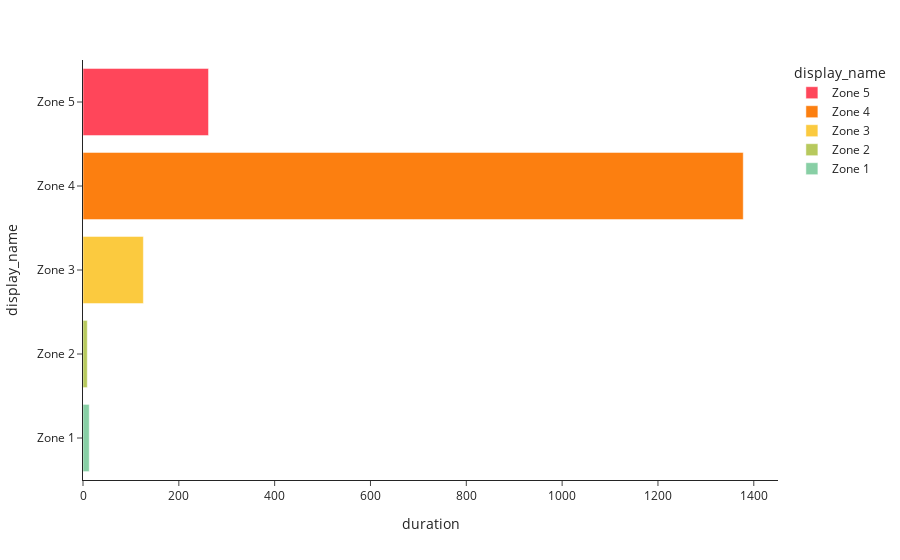

Here is the notebook cell this chart was saved with:
### Code cell
fig2 = px.bar(df.sort_index(ascending=False), x='duration', y='display_name', color='display_name', color_discrete_map=color_map, template='simple_white')
fig2.show()

### Figure 1 — Plotly figure (JSON) as saved in the notebook; plotly's stock layout.template omitted (floating-point values rounded to 4 significant figures)
{"data": [{"alignmentgroup": "True", "hovertemplate": "display_name=%{y}<br>duration=%{x}<extra></extra>", "legendgroup": "Zone 5", "marker": {"color": "#ff465a", "pattern": {"shape": ""}}, "name": "Zone 5", "offsetgroup": "Zone 5", "orientation": "h", "showlegend": true, "textposition": "auto", "type": "bar", "x": [262], "xaxis": "x", "y": ["Zone 5"], "yaxis": "y"}, {"alignmentgroup": "True", "hovertemplate": "display_name=%{y}<br>duration=%{x}<extra></extra>", "legendgroup": "Zone 4", "marker": {"color": "#fc7f10", "pattern": {"shape": ""}}, "name": "Zone 4", "offsetgroup": "Zone 4", "orientation": "h", "showlegend": true, "textposition": "auto", "type": "bar", "x": [1378], "xaxis": "x", "y": ["Zone 4"], "yaxis": "y"}, {"alignmentgroup": "True", "hovertemplate": "display_name=%{y}<br>duration=%{x}<extra></extra>", "legendgroup": "Zone 3", "marker": {"color": "#fbca3f", "pattern": {"shape": ""}}, "name": "Zone 3", "offsetgroup": "Zone 3", "orientation": "h", "showlegend": true, "textposition": "auto", "type": "bar", "x": [126], "xaxis": "x", "y": ["Zone 3"], "yaxis": "y"}, {"alignmentgroup": "True", "hovertemplate": "display_name=%{y}<br>duration=%{x}<extra></extra>", "legendgroup": "Zone 2", "marker": {"color": "#b7c95d", "pattern": {"shape": ""}}, "name": "Zone 2", "offsetgroup": "Zone 2", "orientation": "h", "showlegend": true, "textposition": "auto", "type": "bar", "x": [9], "xaxis": "x", "y": ["Zone 2"], "yaxis": "y"}, {"alignmentgroup": "True", "hovertemplate": "display_name=%{y}<br>duration=%{x}<extra></extra>", "legendgroup": "Zone 1", "marker": {"color": "#88cfa5", "pattern": {"shape": ""}}, "name": "Zone 1", "offsetgroup": "Zone 1", "orientation": "h", "showlegend": true, "textposition": "auto", "type": "bar", "x": [13], "xaxis": "x", "y": ["Zone 1"], "yaxis": "y"}], "layout": {"barmode": "relative", "legend": {"title": {"text": "display_name"}, "tracegroupgap": 0}, "margin": {"t": 60}, "xaxis": {"anchor": "y", "domain": [0, 1], "title": {"text": "duration"}}, "yaxis": {"anchor": "x", "categoryarray": ["Zone 1", "Zone 2", "Zone 3", "Zone 4", "Zone 5"], "categoryorder": "array", "domain": [0, 1], "title": {"text": "display_name"}}}}
